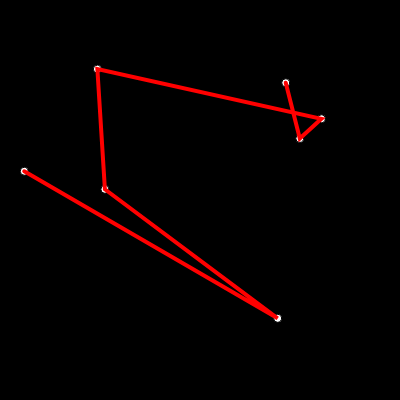
Frame 1 (no input)
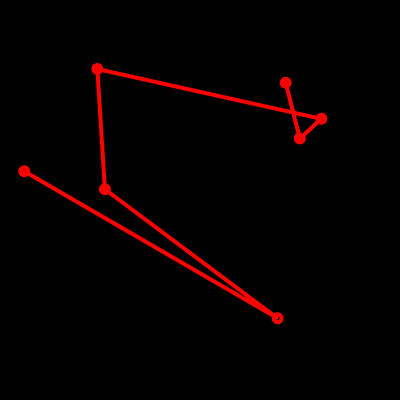
Frame 60 (no input)
Frame 120 (the mouse pressed at the canvas centre since frame 60): identical to frame 60, image omitted

The p5.js sketch that drew these frames (run headless with seeded random() and noise() and a simulated clock; from frame 60 on, the mouse is pressed at the canvas centre):

// p5.js sketch
// ── sketch.js
/*
  Travelling salesperson problem

  Given a map of cities (nodes)
  find the sequence of nodes that result in a shortest path connecting them
  
  Written with help of terrific tutorials by mr Dan Shiffman (https://github.com/shiffman/)
  
  STAGE 1: RANDOM SHUFFLING OF NODES
*/

  var nodes = [];
  var totalNodes = 7;

  var recordDistance;
  var optimal;

function setup() {  // #########################################
  createCanvas(400, 400);

  for (var i = 0; i < totalNodes; i++) {
    let v = createVector(random(width), random(height)); // create mathematical vectors with coordinates between 0 and canvas's w/h
    nodes[i] = v;
  }

  var d = calcDist(nodes);
  recordDistance = d;
  optimal = nodes.slice();
  console.log(recordDistance);

}

function draw() { // #########################################
  background(0);

  for (var i = 0; i < nodes.length; i++) {
    ellipse(nodes[i].x, nodes[i].y, 8, 8);
  }
      stroke(255);
      strokeWeight(2);
      noFill();

  beginShape();
  for (var i = 0; i < nodes.length; i++) {
    vertex(nodes[i].x, nodes[i].y);
  }
  endShape();

      stroke(255, 0, 0);
      strokeWeight(4);
      noFill();

  beginShape();
  for (var i = 0; i < nodes.length; i++) {
    vertex(optimal[i].x, optimal[i].y);
  }
  endShape();

    let a = floor(random(nodes.length));  // FOR NOW WE ARE RANDOMLY SWAPPING NODES
    let b = floor(random(nodes.length));  // NOT REALLY THAT METHODIC
  // swap(nodes, a, b);

  let d = calcDist(nodes);
  if(d < recordDistance){
    recordDistance = d;
    optimal = nodes.slice();
    console.log(recordDistance);
  }

}
// #########################################
function swap(arr, i, j){   // i.e. we want [A][B][C] to become [A][C][B]
  if((i <= arr.length-1) && (j <= arr.length-1)){
    let hold = arr[i];
    arr[i] = arr[j];
    arr[j] = hold;
  }
  else{
    console.log("ERR");
  }
}
// #########################################
function calcDist(points){

  let sum = 0;
  for (var i = 0; i < points.length - 1; i++) {
    let d = dist(points[i].x, points[i].y, points[i+1].x, points[i+1].y); // dist - p5 native
    sum += d;
  }
  return sum;
}
